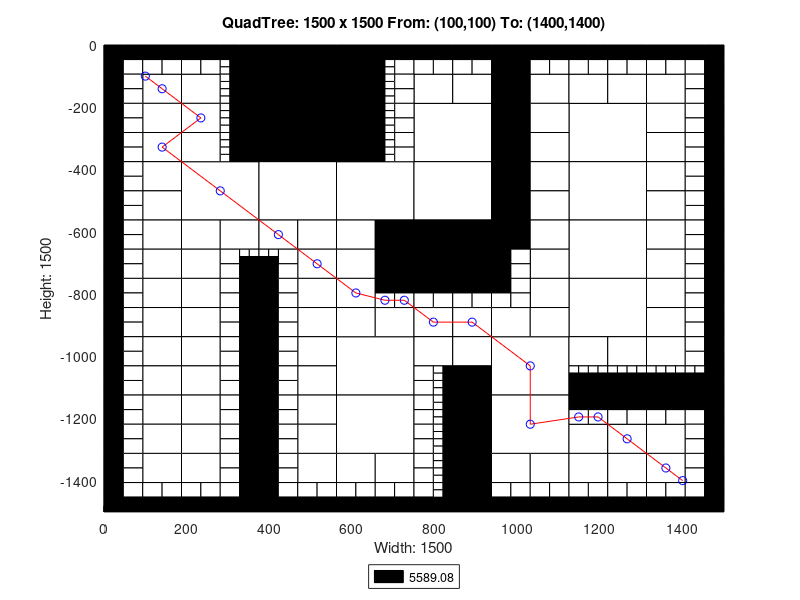

MATLAB code to generate this figure:
axis([0 1500 -1500 0]);
title('QuadTree: 1500 x 1500 From: (100,100) To: (1400,1400)');
xlabel('Width: 1500');
ylabel('Height: 1500');
rectangle('Position',[375 -187.5 187.5 187.5], 'FaceColor',[0 0 0]);
rectangle('Position',[375 -375 187.5 187.5], 'FaceColor',[0 0 0]);
rectangle('Position',[187.5 -562.5 187.5 187.5], 'FaceColor',[1 1 1]);
rectangle('Position',[375 -562.5 187.5 187.5], 'FaceColor',[1 1 1]);
rectangle('Position',[562.5 -562.5 187.5 187.5], 'FaceColor',[1 1 1]);
rectangle('Position',[750 -375 187.5 187.5], 'FaceColor',[1 1 1]);
rectangle('Position',[1125 -375 187.5 187.5], 'FaceColor',[1 1 1]);
rectangle('Position',[750 -562.5 187.5 187.5], 'FaceColor',[1 1 1]);
rectangle('Position',[750 -750 187.5 187.5], 'FaceColor',[0 0 0]);
rectangle('Position',[1125 -562.5 187.5 187.5], 'FaceColor',[1 1 1]);
rectangle('Position',[1125 -750 187.5 187.5], 'FaceColor',[1 1 1]);
rectangle('Position',[562.5 -1125 187.5 187.5], 'FaceColor',[1 1 1]);
rectangle('Position',[562.5 -1312.5 187.5 187.5], 'FaceColor',[1 1 1]);
rectangle('Position',[937.5 -1125 187.5 187.5], 'FaceColor',[1 1 1]);
rectangle('Position',[1125 -937.5 187.5 187.5], 'FaceColor',[1 1 1]);
rectangle('Position',[937.5 -1312.5 187.5 187.5], 'FaceColor',[1 1 1]);
rectangle('Position',[93.75 -187.5 93.75 93.75], 'FaceColor',[1 1 1]);
rectangle('Position',[187.5 -187.5 93.75 93.75], 'FaceColor',[1 1 1]);
rectangle('Position',[93.75 -281.25 93.75 93.75], 'FaceColor',[1 1 1]);
rectangle('Position',[93.75 -375 93.75 93.75], 'FaceColor',[1 1 1]);
rectangle('Position',[187.5 -281.25 93.75 93.75], 'FaceColor',[1 1 1]);
rectangle('Position',[187.5 -375 93.75 93.75], 'FaceColor',[1 1 1]);
rectangle('Position',[562.5 -93.75 93.75 93.75], 'FaceColor',[0 0 0]);
rectangle('Position',[562.5 -187.5 93.75 93.75], 'FaceColor',[0 0 0]);
rectangle('Position',[562.5 -281.25 93.75 93.75], 'FaceColor',[0 0 0]);
rectangle('Position',[562.5 -375 93.75 93.75], 'FaceColor',[0 0 0]);
rectangle('Position',[93.75 -468.75 93.75 93.75], 'FaceColor',[1 1 1]);
rectangle('Position',[93.75 -562.5 93.75 93.75], 'FaceColor',[1 1 1]);
rectangle('Position',[93.75 -656.25 93.75 93.75], 'FaceColor',[1 1 1]);
rectangle('Position',[93.75 -750 93.75 93.75], 'FaceColor',[1 1 1]);
rectangle('Position',[187.5 -656.25 93.75 93.75], 'FaceColor',[1 1 1]);
rectangle('Position',[281.25 -656.25 93.75 93.75], 'FaceColor',[1 1 1]);
rectangle('Position',[187.5 -750 93.75 93.75], 'FaceColor',[1 1 1]);
rectangle('Position',[375 -656.25 93.75 93.75], 'FaceColor',[1 1 1]);
rectangle('Position',[468.75 -656.25 93.75 93.75], 'FaceColor',[1 1 1]);
rectangle('Position',[468.75 -750 93.75 93.75], 'FaceColor',[1 1 1]);
rectangle('Position',[562.5 -656.25 93.75 93.75], 'FaceColor',[1 1 1]);
rectangle('Position',[656.25 -656.25 93.75 93.75], 'FaceColor',[0 0 0]);
rectangle('Position',[562.5 -750 93.75 93.75], 'FaceColor',[1 1 1]);
rectangle('Position',[656.25 -750 93.75 93.75], 'FaceColor',[0 0 0]);
rectangle('Position',[750 -187.5 93.75 93.75], 'FaceColor',[1 1 1]);
rectangle('Position',[843.75 -187.5 93.75 93.75], 'FaceColor',[1 1 1]);
rectangle('Position',[937.5 -93.75 93.75 93.75], 'FaceColor',[0 0 0]);
rectangle('Position',[937.5 -187.5 93.75 93.75], 'FaceColor',[0 0 0]);
rectangle('Position',[1031.25 -187.5 93.75 93.75], 'FaceColor',[1 1 1]);
rectangle('Position',[937.5 -281.25 93.75 93.75], 'FaceColor',[0 0 0]);
rectangle('Position',[1031.25 -281.25 93.75 93.75], 'FaceColor',[1 1 1]);
rectangle('Position',[937.5 -375 93.75 93.75], 'FaceColor',[0 0 0]);
rectangle('Position',[1031.25 -375 93.75 93.75], 'FaceColor',[1 1 1]);
rectangle('Position',[1125 -187.5 93.75 93.75], 'FaceColor',[1 1 1]);
rectangle('Position',[1218.75 -187.5 93.75 93.75], 'FaceColor',[1 1 1]);
rectangle('Position',[1312.5 -187.5 93.75 93.75], 'FaceColor',[1 1 1]);
rectangle('Position',[1312.5 -281.25 93.75 93.75], 'FaceColor',[1 1 1]);
rectangle('Position',[1312.5 -375 93.75 93.75], 'FaceColor',[1 1 1]);
rectangle('Position',[937.5 -468.75 93.75 93.75], 'FaceColor',[0 0 0]);
rectangle('Position',[1031.25 -468.75 93.75 93.75], 'FaceColor',[1 1 1]);
rectangle('Position',[937.5 -562.5 93.75 93.75], 'FaceColor',[0 0 0]);
rectangle('Position',[1031.25 -562.5 93.75 93.75], 'FaceColor',[1 1 1]);
rectangle('Position',[937.5 -656.25 93.75 93.75], 'FaceColor',[0 0 0]);
rectangle('Position',[1031.25 -656.25 93.75 93.75], 'FaceColor',[1 1 1]);
rectangle('Position',[1031.25 -750 93.75 93.75], 'FaceColor',[1 1 1]);
rectangle('Position',[1312.5 -468.75 93.75 93.75], 'FaceColor',[1 1 1]);
rectangle('Position',[1312.5 -562.5 93.75 93.75], 'FaceColor',[1 1 1]);
rectangle('Position',[1312.5 -656.25 93.75 93.75], 'FaceColor',[1 1 1]);
rectangle('Position',[1312.5 -750 93.75 93.75], 'FaceColor',[1 1 1]);
rectangle('Position',[93.75 -843.75 93.75 93.75], 'FaceColor',[1 1 1]);
rectangle('Position',[93.75 -937.5 93.75 93.75], 'FaceColor',[1 1 1]);
rectangle('Position',[187.5 -843.75 93.75 93.75], 'FaceColor',[1 1 1]);
rectangle('Position',[187.5 -937.5 93.75 93.75], 'FaceColor',[1 1 1]);
rectangle('Position',[93.75 -1031.25 93.75 93.75], 'FaceColor',[1 1 1]);
rectangle('Position',[93.75 -1125 93.75 93.75], 'FaceColor',[1 1 1]);
rectangle('Position',[187.5 -1031.25 93.75 93.75], 'FaceColor',[1 1 1]);
rectangle('Position',[187.5 -1125 93.75 93.75], 'FaceColor',[1 1 1]);
rectangle('Position',[468.75 -843.75 93.75 93.75], 'FaceColor',[1 1 1]);
rectangle('Position',[468.75 -937.5 93.75 93.75], 'FaceColor',[1 1 1]);
rectangle('Position',[562.5 -843.75 93.75 93.75], 'FaceColor',[1 1 1]);
rectangle('Position',[562.5 -937.5 93.75 93.75], 'FaceColor',[1 1 1]);
rectangle('Position',[656.25 -937.5 93.75 93.75], 'FaceColor',[1 1 1]);
rectangle('Position',[468.75 -1031.25 93.75 93.75], 'FaceColor',[1 1 1]);
rectangle('Position',[468.75 -1125 93.75 93.75], 'FaceColor',[1 1 1]);
rectangle('Position',[93.75 -1218.75 93.75 93.75], 'FaceColor',[1 1 1]);
rectangle('Position',[93.75 -1312.5 93.75 93.75], 'FaceColor',[1 1 1]);
rectangle('Position',[187.5 -1218.75 93.75 93.75], 'FaceColor',[1 1 1]);
rectangle('Position',[187.5 -1312.5 93.75 93.75], 'FaceColor',[1 1 1]);
rectangle('Position',[93.75 -1406.25 93.75 93.75], 'FaceColor',[1 1 1]);
rectangle('Position',[187.5 -1406.25 93.75 93.75], 'FaceColor',[1 1 1]);
rectangle('Position',[468.75 -1218.75 93.75 93.75], 'FaceColor',[1 1 1]);
rectangle('Position',[468.75 -1312.5 93.75 93.75], 'FaceColor',[1 1 1]);
rectangle('Position',[468.75 -1406.25 93.75 93.75], 'FaceColor',[1 1 1]);
rectangle('Position',[562.5 -1406.25 93.75 93.75], 'FaceColor',[1 1 1]);
rectangle('Position',[656.25 -1406.25 93.75 93.75], 'FaceColor',[1 1 1]);
rectangle('Position',[750 -937.5 93.75 93.75], 'FaceColor',[1 1 1]);
rectangle('Position',[843.75 -937.5 93.75 93.75], 'FaceColor',[1 1 1]);
rectangle('Position',[1031.25 -843.75 93.75 93.75], 'FaceColor',[1 1 1]);
rectangle('Position',[937.5 -937.5 93.75 93.75], 'FaceColor',[1 1 1]);
rectangle('Position',[1031.25 -937.5 93.75 93.75], 'FaceColor',[1 1 1]);
rectangle('Position',[750 -1031.25 93.75 93.75], 'FaceColor',[1 1 1]);
rectangle('Position',[843.75 -1031.25 93.75 93.75], 'FaceColor',[1 1 1]);
rectangle('Position',[843.75 -1125 93.75 93.75], 'FaceColor',[0 0 0]);
rectangle('Position',[1312.5 -843.75 93.75 93.75], 'FaceColor',[1 1 1]);
rectangle('Position',[1312.5 -937.5 93.75 93.75], 'FaceColor',[1 1 1]);
rectangle('Position',[1125 -1031.25 93.75 93.75], 'FaceColor',[1 1 1]);
rectangle('Position',[1218.75 -1031.25 93.75 93.75], 'FaceColor',[1 1 1]);
rectangle('Position',[1312.5 -1031.25 93.75 93.75], 'FaceColor',[1 1 1]);
rectangle('Position',[843.75 -1218.75 93.75 93.75], 'FaceColor',[0 0 0]);
rectangle('Position',[843.75 -1312.5 93.75 93.75], 'FaceColor',[0 0 0]);
rectangle('Position',[843.75 -1406.25 93.75 93.75], 'FaceColor',[0 0 0]);
rectangle('Position',[843.75 -1500 93.75 93.75], 'FaceColor',[0 0 0]);
rectangle('Position',[937.5 -1406.25 93.75 93.75], 'FaceColor',[1 1 1]);
rectangle('Position',[1031.25 -1406.25 93.75 93.75], 'FaceColor',[1 1 1]);
rectangle('Position',[1125 -1312.5 93.75 93.75], 'FaceColor',[1 1 1]);
rectangle('Position',[1218.75 -1312.5 93.75 93.75], 'FaceColor',[1 1 1]);
rectangle('Position',[1312.5 -1312.5 93.75 93.75], 'FaceColor',[1 1 1]);
rectangle('Position',[1125 -1406.25 93.75 93.75], 'FaceColor',[1 1 1]);
rectangle('Position',[1218.75 -1406.25 93.75 93.75], 'FaceColor',[1 1 1]);
rectangle('Position',[1312.5 -1406.25 93.75 93.75], 'FaceColor',[1 1 1]);
rectangle('Position',[0 -46.875 46.875 46.875], 'FaceColor',[0 0 0]);
rectangle('Position',[46.875 -46.875 46.875 46.875], 'FaceColor',[0 0 0]);
rectangle('Position',[0 -93.75 46.875 46.875], 'FaceColor',[0 0 0]);
rectangle('Position',[46.875 -93.75 46.875 46.875], 'FaceColor',[1 1 1]);
rectangle('Position',[93.75 -46.875 46.875 46.875], 'FaceColor',[0 0 0]);
rectangle('Position',[140.625 -46.875 46.875 46.875], 'FaceColor',[0 0 0]);
rectangle('Position',[93.75 -93.75 46.875 46.875], 'FaceColor',[1 1 1]);
rectangle('Position',[140.625 -93.75 46.875 46.875], 'FaceColor',[1 1 1]);
rectangle('Position',[0 -140.625 46.875 46.875], 'FaceColor',[0 0 0]);
rectangle('Position',[46.875 -140.625 46.875 46.875], 'FaceColor',[1 1 1]);
rectangle('Position',[0 -187.5 46.875 46.875], 'FaceColor',[0 0 0]);
rectangle('Position',[46.875 -187.5 46.875 46.875], 'FaceColor',[1 1 1]);
rectangle('Position',[187.5 -46.875 46.875 46.875], 'FaceColor',[0 0 0]);
rectangle('Position',[234.375 -46.875 46.875 46.875], 'FaceColor',[0 0 0]);
rectangle('Position',[187.5 -93.75 46.875 46.875], 'FaceColor',[1 1 1]);
rectangle('Position',[234.375 -93.75 46.875 46.875], 'FaceColor',[1 1 1]);
rectangle('Position',[281.25 -46.875 46.875 46.875], 'FaceColor',[0 0 0]);
rectangle('Position',[328.125 -46.875 46.875 46.875], 'FaceColor',[0 0 0]);
rectangle('Position',[328.125 -93.75 46.875 46.875], 'FaceColor',[0 0 0]);
rectangle('Position',[328.125 -140.625 46.875 46.875], 'FaceColor',[0 0 0]);
rectangle('Position',[328.125 -187.5 46.875 46.875], 'FaceColor',[0 0 0]);
rectangle('Position',[0 -234.375 46.875 46.875], 'FaceColor',[0 0 0]);
rectangle('Position',[46.875 -234.375 46.875 46.875], 'FaceColor',[1 1 1]);
rectangle('Position',[0 -281.25 46.875 46.875], 'FaceColor',[0 0 0]);
rectangle('Position',[46.875 -281.25 46.875 46.875], 'FaceColor',[1 1 1]);
rectangle('Position',[0 -328.125 46.875 46.875], 'FaceColor',[0 0 0]);
rectangle('Position',[46.875 -328.125 46.875 46.875], 'FaceColor',[1 1 1]);
rectangle('Position',[0 -375 46.875 46.875], 'FaceColor',[0 0 0]);
rectangle('Position',[46.875 -375 46.875 46.875], 'FaceColor',[1 1 1]);
rectangle('Position',[328.125 -234.375 46.875 46.875], 'FaceColor',[0 0 0]);
rectangle('Position',[328.125 -281.25 46.875 46.875], 'FaceColor',[0 0 0]);
rectangle('Position',[328.125 -328.125 46.875 46.875], 'FaceColor',[0 0 0]);
rectangle('Position',[328.125 -375 46.875 46.875], 'FaceColor',[0 0 0]);
rectangle('Position',[656.25 -46.875 46.875 46.875], 'FaceColor',[0 0 0]);
rectangle('Position',[703.125 -46.875 46.875 46.875], 'FaceColor',[0 0 0]);
rectangle('Position',[703.125 -93.75 46.875 46.875], 'FaceColor',[1 1 1]);
rectangle('Position',[703.125 -140.625 46.875 46.875], 'FaceColor',[1 1 1]);
rectangle('Position',[703.125 -187.5 46.875 46.875], 'FaceColor',[1 1 1]);
rectangle('Position',[703.125 -234.375 46.875 46.875], 'FaceColor',[1 1 1]);
rectangle('Position',[703.125 -281.25 46.875 46.875], 'FaceColor',[1 1 1]);
rectangle('Position',[703.125 -328.125 46.875 46.875], 'FaceColor',[1 1 1]);
rectangle('Position',[703.125 -375 46.875 46.875], 'FaceColor',[1 1 1]);
rectangle('Position',[0 -421.875 46.875 46.875], 'FaceColor',[0 0 0]);
rectangle('Position',[46.875 -421.875 46.875 46.875], 'FaceColor',[1 1 1]);
rectangle('Position',[0 -468.75 46.875 46.875], 'FaceColor',[0 0 0]);
rectangle('Position',[46.875 -468.75 46.875 46.875], 'FaceColor',[1 1 1]);
rectangle('Position',[0 -515.625 46.875 46.875], 'FaceColor',[0 0 0]);
rectangle('Position',[46.875 -515.625 46.875 46.875], 'FaceColor',[1 1 1]);
rectangle('Position',[0 -562.5 46.875 46.875], 'FaceColor',[0 0 0]);
rectangle('Position',[46.875 -562.5 46.875 46.875], 'FaceColor',[1 1 1]);
rectangle('Position',[0 -609.375 46.875 46.875], 'FaceColor',[0 0 0]);
rectangle('Position',[46.875 -609.375 46.875 46.875], 'FaceColor',[1 1 1]);
rectangle('Position',[0 -656.25 46.875 46.875], 'FaceColor',[0 0 0]);
rectangle('Position',[46.875 -656.25 46.875 46.875], 'FaceColor',[1 1 1]);
rectangle('Position',[0 -703.125 46.875 46.875], 'FaceColor',[0 0 0]);
rectangle('Position',[46.875 -703.125 46.875 46.875], 'FaceColor',[1 1 1]);
rectangle('Position',[0 -750 46.875 46.875], 'FaceColor',[0 0 0]);
rectangle('Position',[46.875 -750 46.875 46.875], 'FaceColor',[1 1 1]);
rectangle('Position',[281.25 -703.125 46.875 46.875], 'FaceColor',[1 1 1]);
rectangle('Position',[281.25 -750 46.875 46.875], 'FaceColor',[1 1 1]);
rectangle('Position',[328.125 -750 46.875 46.875], 'FaceColor',[0 0 0]);
rectangle('Position',[421.875 -703.125 46.875 46.875], 'FaceColor',[1 1 1]);
rectangle('Position',[375 -750 46.875 46.875], 'FaceColor',[0 0 0]);
rectangle('Position',[421.875 -750 46.875 46.875], 'FaceColor',[1 1 1]);
rectangle('Position',[750 -46.875 46.875 46.875], 'FaceColor',[0 0 0]);
rectangle('Position',[796.875 -46.875 46.875 46.875], 'FaceColor',[0 0 0]);
rectangle('Position',[750 -93.75 46.875 46.875], 'FaceColor',[1 1 1]);
rectangle('Position',[796.875 -93.75 46.875 46.875], 'FaceColor',[1 1 1]);
rectangle('Position',[843.75 -46.875 46.875 46.875], 'FaceColor',[0 0 0]);
rectangle('Position',[890.625 -46.875 46.875 46.875], 'FaceColor',[0 0 0]);
rectangle('Position',[843.75 -93.75 46.875 46.875], 'FaceColor',[1 1 1]);
rectangle('Position',[890.625 -93.75 46.875 46.875], 'FaceColor',[1 1 1]);
rectangle('Position',[1031.25 -46.875 46.875 46.875], 'FaceColor',[0 0 0]);
rectangle('Position',[1078.12 -46.875 46.875 46.875], 'FaceColor',[0 0 0]);
rectangle('Position',[1031.25 -93.75 46.875 46.875], 'FaceColor',[1 1 1]);
rectangle('Position',[1078.12 -93.75 46.875 46.875], 'FaceColor',[1 1 1]);
rectangle('Position',[1125 -46.875 46.875 46.875], 'FaceColor',[0 0 0]);
rectangle('Position',[1171.88 -46.875 46.875 46.875], 'FaceColor',[0 0 0]);
rectangle('Position',[1125 -93.75 46.875 46.875], 'FaceColor',[1 1 1]);
rectangle('Position',[1171.88 -93.75 46.875 46.875], 'FaceColor',[1 1 1]);
rectangle('Position',[1218.75 -46.875 46.875 46.875], 'FaceColor',[0 0 0]);
rectangle('Position',[1265.62 -46.875 46.875 46.875], 'FaceColor',[0 0 0]);
rectangle('Position',[1218.75 -93.75 46.875 46.875], 'FaceColor',[1 1 1]);
rectangle('Position',[1265.62 -93.75 46.875 46.875], 'FaceColor',[1 1 1]);
rectangle('Position',[1312.5 -46.875 46.875 46.875], 'FaceColor',[0 0 0]);
rectangle('Position',[1359.38 -46.875 46.875 46.875], 'FaceColor',[0 0 0]);
rectangle('Position',[1312.5 -93.75 46.875 46.875], 'FaceColor',[1 1 1]);
rectangle('Position',[1359.38 -93.75 46.875 46.875], 'FaceColor',[1 1 1]);
rectangle('Position',[1406.25 -46.875 46.875 46.875], 'FaceColor',[0 0 0]);
rectangle('Position',[1453.12 -46.875 46.875 46.875], 'FaceColor',[0 0 0]);
rectangle('Position',[1406.25 -93.75 46.875 46.875], 'FaceColor',[1 1 1]);
rectangle('Position',[1453.12 -93.75 46.875 46.875], 'FaceColor',[0 0 0]);
rectangle('Position',[1406.25 -140.625 46.875 46.875], 'FaceColor',[1 1 1]);
rectangle('Position',[1453.12 -140.625 46.875 46.875], 'FaceColor',[0 0 0]);
rectangle('Position',[1406.25 -187.5 46.875 46.875], 'FaceColor',[1 1 1]);
rectangle('Position',[1453.12 -187.5 46.875 46.875], 'FaceColor',[0 0 0]);
rectangle('Position',[1406.25 -234.375 46.875 46.875], 'FaceColor',[1 1 1]);
rectangle('Position',[1453.12 -234.375 46.875 46.875], 'FaceColor',[0 0 0]);
rectangle('Position',[1406.25 -281.25 46.875 46.875], 'FaceColor',[1 1 1]);
rectangle('Position',[1453.12 -281.25 46.875 46.875], 'FaceColor',[0 0 0]);
rectangle('Position',[1406.25 -328.125 46.875 46.875], 'FaceColor',[1 1 1]);
rectangle('Position',[1453.12 -328.125 46.875 46.875], 'FaceColor',[0 0 0]);
rectangle('Position',[1406.25 -375 46.875 46.875], 'FaceColor',[1 1 1]);
rectangle('Position',[1453.12 -375 46.875 46.875], 'FaceColor',[0 0 0]);
rectangle('Position',[937.5 -703.125 46.875 46.875], 'FaceColor',[0 0 0]);
rectangle('Position',[984.375 -703.125 46.875 46.875], 'FaceColor',[1 1 1]);
rectangle('Position',[937.5 -750 46.875 46.875], 'FaceColor',[0 0 0]);
rectangle('Position',[984.375 -750 46.875 46.875], 'FaceColor',[1 1 1]);
rectangle('Position',[1406.25 -421.875 46.875 46.875], 'FaceColor',[1 1 1]);
rectangle('Position',[1453.12 -421.875 46.875 46.875], 'FaceColor',[0 0 0]);
rectangle('Position',[1406.25 -468.75 46.875 46.875], 'FaceColor',[1 1 1]);
rectangle('Position',[1453.12 -468.75 46.875 46.875], 'FaceColor',[0 0 0]);
rectangle('Position',[1406.25 -515.625 46.875 46.875], 'FaceColor',[1 1 1]);
rectangle('Position',[1453.12 -515.625 46.875 46.875], 'FaceColor',[0 0 0]);
rectangle('Position',[1406.25 -562.5 46.875 46.875], 'FaceColor',[1 1 1]);
rectangle('Position',[1453.12 -562.5 46.875 46.875], 'FaceColor',[0 0 0]);
rectangle('Position',[1406.25 -609.375 46.875 46.875], 'FaceColor',[1 1 1]);
rectangle('Position',[1453.12 -609.375 46.875 46.875], 'FaceColor',[0 0 0]);
rectangle('Position',[1406.25 -656.25 46.875 46.875], 'FaceColor',[1 1 1]);
rectangle('Position',[1453.12 -656.25 46.875 46.875], 'FaceColor',[0 0 0]);
rectangle('Position',[1406.25 -703.125 46.875 46.875], 'FaceColor',[1 1 1]);
rectangle('Position',[1453.12 -703.125 46.875 46.875], 'FaceColor',[0 0 0]);
rectangle('Position',[1406.25 -750 46.875 46.875], 'FaceColor',[1 1 1]);
rectangle('Position',[1453.12 -750 46.875 46.875], 'FaceColor',[0 0 0]);
rectangle('Position',[0 -796.875 46.875 46.875], 'FaceColor',[0 0 0]);
rectangle('Position',[46.875 -796.875 46.875 46.875], 'FaceColor',[1 1 1]);
rectangle('Position',[0 -843.75 46.875 46.875], 'FaceColor',[0 0 0]);
rectangle('Position',[46.875 -843.75 46.875 46.875], 'FaceColor',[1 1 1]);
rectangle('Position',[0 -890.625 46.875 46.875], 'FaceColor',[0 0 0]);
rectangle('Position',[46.875 -890.625 46.875 46.875], 'FaceColor',[1 1 1]);
rectangle('Position',[0 -937.5 46.875 46.875], 'FaceColor',[0 0 0]);
rectangle('Position',[46.875 -937.5 46.875 46.875], 'FaceColor',[1 1 1]);
rectangle('Position',[281.25 -796.875 46.875 46.875], 'FaceColor',[1 1 1]);
rectangle('Position',[328.125 -796.875 46.875 46.875], 'FaceColor',[0 0 0]);
rectangle('Position',[281.25 -843.75 46.875 46.875], 'FaceColor',[1 1 1]);
rectangle('Position',[328.125 -843.75 46.875 46.875], 'FaceColor',[0 0 0]);
rectangle('Position',[281.25 -890.625 46.875 46.875], 'FaceColor',[1 1 1]);
rectangle('Position',[328.125 -890.625 46.875 46.875], 'FaceColor',[0 0 0]);
rectangle('Position',[281.25 -937.5 46.875 46.875], 'FaceColor',[1 1 1]);
rectangle('Position',[328.125 -937.5 46.875 46.875], 'FaceColor',[0 0 0]);
rectangle('Position',[0 -984.375 46.875 46.875], 'FaceColor',[0 0 0]);
rectangle('Position',[46.875 -984.375 46.875 46.875], 'FaceColor',[1 1 1]);
rectangle('Position',[0 -1031.25 46.875 46.875], 'FaceColor',[0 0 0]);
rectangle('Position',[46.875 -1031.25 46.875 46.875], 'FaceColor',[1 1 1]);
rectangle('Position',[0 -1078.12 46.875 46.875], 'FaceColor',[0 0 0]);
rectangle('Position',[46.875 -1078.12 46.875 46.875], 'FaceColor',[1 1 1]);
rectangle('Position',[0 -1125 46.875 46.875], 'FaceColor',[0 0 0]);
rectangle('Position',[46.875 -1125 46.875 46.875], 'FaceColor',[1 1 1]);
rectangle('Position',[281.25 -984.375 46.875 46.875], 'FaceColor',[1 1 1]);
rectangle('Position',[328.125 -984.375 46.875 46.875], 'FaceColor',[0 0 0]);
rectangle('Position',[281.25 -1031.25 46.875 46.875], 'FaceColor',[1 1 1]);
rectangle('Position',[328.125 -1031.25 46.875 46.875], 'FaceColor',[0 0 0]);
rectangle('Position',[281.25 -1078.12 46.875 46.875], 'FaceColor',[1 1 1]);
rectangle('Position',[328.125 -1078.12 46.875 46.875], 'FaceColor',[0 0 0]);
rectangle('Position',[281.25 -1125 46.875 46.875], 'FaceColor',[1 1 1]);
rectangle('Position',[328.125 -1125 46.875 46.875], 'FaceColor',[0 0 0]);
rectangle('Position',[375 -796.875 46.875 46.875], 'FaceColor',[0 0 0]);
rectangle('Position',[421.875 -796.875 46.875 46.875], 'FaceColor',[1 1 1]);
rectangle('Position',[375 -843.75 46.875 46.875], 'FaceColor',[0 0 0]);
rectangle('Position',[421.875 -843.75 46.875 46.875], 'FaceColor',[1 1 1]);
rectangle('Position',[375 -890.625 46.875 46.875], 'FaceColor',[0 0 0]);
rectangle('Position',[421.875 -890.625 46.875 46.875], 'FaceColor',[1 1 1]);
rectangle('Position',[375 -937.5 46.875 46.875], 'FaceColor',[0 0 0]);
rectangle('Position',[421.875 -937.5 46.875 46.875], 'FaceColor',[1 1 1]);
rectangle('Position',[656.25 -796.875 46.875 46.875], 'FaceColor',[0 0 0]);
rectangle('Position',[703.125 -796.875 46.875 46.875], 'FaceColor',[0 0 0]);
rectangle('Position',[656.25 -843.75 46.875 46.875], 'FaceColor',[1 1 1]);
rectangle('Position',[703.125 -843.75 46.875 46.875], 'FaceColor',[1 1 1]);
rectangle('Position',[375 -984.375 46.875 46.875], 'FaceColor',[0 0 0]);
rectangle('Position',[421.875 -984.375 46.875 46.875], 'FaceColor',[1 1 1]);
rectangle('Position',[375 -1031.25 46.875 46.875], 'FaceColor',[0 0 0]);
rectangle('Position',[421.875 -1031.25 46.875 46.875], 'FaceColor',[1 1 1]);
rectangle('Position',[375 -1078.12 46.875 46.875], 'FaceColor',[0 0 0]);
rectangle('Position',[421.875 -1078.12 46.875 46.875], 'FaceColor',[1 1 1]);
rectangle('Position',[375 -1125 46.875 46.875], 'FaceColor',[0 0 0]);
rectangle('Position',[421.875 -1125 46.875 46.875], 'FaceColor',[1 1 1]);
rectangle('Position',[0 -1171.88 46.875 46.875], 'FaceColor',[0 0 0]);
rectangle('Position',[46.875 -1171.88 46.875 46.875], 'FaceColor',[1 1 1]);
rectangle('Position',[0 -1218.75 46.875 46.875], 'FaceColor',[0 0 0]);
rectangle('Position',[46.875 -1218.75 46.875 46.875], 'FaceColor',[1 1 1]);
rectangle('Position',[0 -1265.62 46.875 46.875], 'FaceColor',[0 0 0]);
rectangle('Position',[46.875 -1265.62 46.875 46.875], 'FaceColor',[1 1 1]);
rectangle('Position',[0 -1312.5 46.875 46.875], 'FaceColor',[0 0 0]);
rectangle('Position',[46.875 -1312.5 46.875 46.875], 'FaceColor',[1 1 1]);
rectangle('Position',[281.25 -1171.88 46.875 46.875], 'FaceColor',[1 1 1]);
rectangle('Position',[328.125 -1171.88 46.875 46.875], 'FaceColor',[0 0 0]);
rectangle('Position',[281.25 -1218.75 46.875 46.875], 'FaceColor',[1 1 1]);
rectangle('Position',[328.125 -1218.75 46.875 46.875], 'FaceColor',[0 0 0]);
rectangle('Position',[281.25 -1265.62 46.875 46.875], 'FaceColor',[1 1 1]);
rectangle('Position',[328.125 -1265.62 46.875 46.875], 'FaceColor',[0 0 0]);
rectangle('Position',[281.25 -1312.5 46.875 46.875], 'FaceColor',[1 1 1]);
rectangle('Position',[328.125 -1312.5 46.875 46.875], 'FaceColor',[0 0 0]);
rectangle('Position',[0 -1359.38 46.875 46.875], 'FaceColor',[0 0 0]);
rectangle('Position',[46.875 -1359.38 46.875 46.875], 'FaceColor',[1 1 1]);
rectangle('Position',[0 -1406.25 46.875 46.875], 'FaceColor',[0 0 0]);
rectangle('Position',[46.875 -1406.25 46.875 46.875], 'FaceColor',[1 1 1]);
rectangle('Position',[0 -1453.12 46.875 46.875], 'FaceColor',[0 0 0]);
rectangle('Position',[46.875 -1453.12 46.875 46.875], 'FaceColor',[1 1 1]);
rectangle('Position',[0 -1500 46.875 46.875], 'FaceColor',[0 0 0]);
rectangle('Position',[46.875 -1500 46.875 46.875], 'FaceColor',[0 0 0]);
rectangle('Position',[93.75 -1453.12 46.875 46.875], 'FaceColor',[1 1 1]);
rectangle('Position',[140.625 -1453.12 46.875 46.875], 'FaceColor',[1 1 1]);
rectangle('Position',[93.75 -1500 46.875 46.875], 'FaceColor',[0 0 0]);
rectangle('Position',[140.625 -1500 46.875 46.875], 'FaceColor',[0 0 0]);
rectangle('Position',[281.25 -1359.38 46.875 46.875], 'FaceColor',[1 1 1]);
rectangle('Position',[328.125 -1359.38 46.875 46.875], 'FaceColor',[0 0 0]);
rectangle('Position',[281.25 -1406.25 46.875 46.875], 'FaceColor',[1 1 1]);
rectangle('Position',[328.125 -1406.25 46.875 46.875], 'FaceColor',[0 0 0]);
rectangle('Position',[187.5 -1453.12 46.875 46.875], 'FaceColor',[1 1 1]);
rectangle('Position',[234.375 -1453.12 46.875 46.875], 'FaceColor',[1 1 1]);
rectangle('Position',[187.5 -1500 46.875 46.875], 'FaceColor',[0 0 0]);
rectangle('Position',[234.375 -1500 46.875 46.875], 'FaceColor',[0 0 0]);
rectangle('Position',[281.25 -1453.12 46.875 46.875], 'FaceColor',[1 1 1]);
rectangle('Position',[328.125 -1453.12 46.875 46.875], 'FaceColor',[0 0 0]);
rectangle('Position',[281.25 -1500 46.875 46.875], 'FaceColor',[0 0 0]);
rectangle('Position',[328.125 -1500 46.875 46.875], 'FaceColor',[0 0 0]);
rectangle('Position',[375 -1171.88 46.875 46.875], 'FaceColor',[0 0 0]);
rectangle('Position',[421.875 -1171.88 46.875 46.875], 'FaceColor',[1 1 1]);
rectangle('Position',[375 -1218.75 46.875 46.875], 'FaceColor',[0 0 0]);
rectangle('Position',[421.875 -1218.75 46.875 46.875], 'FaceColor',[1 1 1]);
rectangle('Position',[375 -1265.62 46.875 46.875], 'FaceColor',[0 0 0]);
rectangle('Position',[421.875 -1265.62 46.875 46.875], 'FaceColor',[1 1 1]);
rectangle('Position',[375 -1312.5 46.875 46.875], 'FaceColor',[0 0 0]);
rectangle('Position',[421.875 -1312.5 46.875 46.875], 'FaceColor',[1 1 1]);
rectangle('Position',[375 -1359.38 46.875 46.875], 'FaceColor',[0 0 0]);
rectangle('Position',[421.875 -1359.38 46.875 46.875], 'FaceColor',[1 1 1]);
rectangle('Position',[375 -1406.25 46.875 46.875], 'FaceColor',[0 0 0]);
rectangle('Position',[421.875 -1406.25 46.875 46.875], 'FaceColor',[1 1 1]);
rectangle('Position',[375 -1453.12 46.875 46.875], 'FaceColor',[0 0 0]);
rectangle('Position',[421.875 -1453.12 46.875 46.875], 'FaceColor',[1 1 1]);
rectangle('Position',[375 -1500 46.875 46.875], 'FaceColor',[0 0 0]);
rectangle('Position',[421.875 -1500 46.875 46.875], 'FaceColor',[0 0 0]);
rectangle('Position',[468.75 -1453.12 46.875 46.875], 'FaceColor',[1 1 1]);
rectangle('Position',[515.625 -1453.12 46.875 46.875], 'FaceColor',[1 1 1]);
rectangle('Position',[468.75 -1500 46.875 46.875], 'FaceColor',[0 0 0]);
rectangle('Position',[515.625 -1500 46.875 46.875], 'FaceColor',[0 0 0]);
rectangle('Position',[562.5 -1453.12 46.875 46.875], 'FaceColor',[1 1 1]);
rectangle('Position',[609.375 -1453.12 46.875 46.875], 'FaceColor',[1 1 1]);
rectangle('Position',[562.5 -1500 46.875 46.875], 'FaceColor',[0 0 0]);
rectangle('Position',[609.375 -1500 46.875 46.875], 'FaceColor',[0 0 0]);
rectangle('Position',[656.25 -1453.12 46.875 46.875], 'FaceColor',[1 1 1]);
rectangle('Position',[703.125 -1453.12 46.875 46.875], 'FaceColor',[1 1 1]);
rectangle('Position',[656.25 -1500 46.875 46.875], 'FaceColor',[0 0 0]);
rectangle('Position',[703.125 -1500 46.875 46.875], 'FaceColor',[0 0 0]);
rectangle('Position',[750 -796.875 46.875 46.875], 'FaceColor',[0 0 0]);
rectangle('Position',[796.875 -796.875 46.875 46.875], 'FaceColor',[0 0 0]);
rectangle('Position',[750 -843.75 46.875 46.875], 'FaceColor',[1 1 1]);
rectangle('Position',[796.875 -843.75 46.875 46.875], 'FaceColor',[1 1 1]);
rectangle('Position',[843.75 -796.875 46.875 46.875], 'FaceColor',[0 0 0]);
rectangle('Position',[890.625 -796.875 46.875 46.875], 'FaceColor',[0 0 0]);
rectangle('Position',[843.75 -843.75 46.875 46.875], 'FaceColor',[1 1 1]);
rectangle('Position',[890.625 -843.75 46.875 46.875], 'FaceColor',[1 1 1]);
rectangle('Position',[937.5 -796.875 46.875 46.875], 'FaceColor',[0 0 0]);
rectangle('Position',[984.375 -796.875 46.875 46.875], 'FaceColor',[1 1 1]);
rectangle('Position',[937.5 -843.75 46.875 46.875], 'FaceColor',[1 1 1]);
rectangle('Position',[984.375 -843.75 46.875 46.875], 'FaceColor',[1 1 1]);
rectangle('Position',[750 -1078.12 46.875 46.875], 'FaceColor',[1 1 1]);
rectangle('Position',[750 -1125 46.875 46.875], 'FaceColor',[1 1 1]);
rectangle('Position',[1406.25 -796.875 46.875 46.875], 'FaceColor',[1 1 1]);
rectangle('Position',[1453.12 -796.875 46.875 46.875], 'FaceColor',[0 0 0]);
rectangle('Position',[1406.25 -843.75 46.875 46.875], 'FaceColor',[1 1 1]);
rectangle('Position',[1453.12 -843.75 46.875 46.875], 'FaceColor',[0 0 0]);
rectangle('Position',[1406.25 -890.625 46.875 46.875], 'FaceColor',[1 1 1]);
rectangle('Position',[1453.12 -890.625 46.875 46.875], 'FaceColor',[0 0 0]);
rectangle('Position',[1406.25 -937.5 46.875 46.875], 'FaceColor',[1 1 1]);
rectangle('Position',[1453.12 -937.5 46.875 46.875], 'FaceColor',[0 0 0]);
rectangle('Position',[1125 -1125 46.875 46.875], 'FaceColor',[0 0 0]);
rectangle('Position',[1171.88 -1125 46.875 46.875], 'FaceColor',[0 0 0]);
rectangle('Position',[1218.75 -1125 46.875 46.875], 'FaceColor',[0 0 0]);
rectangle('Position',[1265.62 -1125 46.875 46.875], 'FaceColor',[0 0 0]);
rectangle('Position',[1406.25 -984.375 46.875 46.875], 'FaceColor',[1 1 1]);
rectangle('Position',[1453.12 -984.375 46.875 46.875], 'FaceColor',[0 0 0]);
rectangle('Position',[1406.25 -1031.25 46.875 46.875], 'FaceColor',[1 1 1]);
rectangle('Position',[1453.12 -1031.25 46.875 46.875], 'FaceColor',[0 0 0]);
rectangle('Position',[1312.5 -1125 46.875 46.875], 'FaceColor',[0 0 0]);
rectangle('Position',[1359.38 -1125 46.875 46.875], 'FaceColor',[0 0 0]);
rectangle('Position',[1453.12 -1078.12 46.875 46.875], 'FaceColor',[0 0 0]);
rectangle('Position',[1406.25 -1125 46.875 46.875], 'FaceColor',[0 0 0]);
rectangle('Position',[1453.12 -1125 46.875 46.875], 'FaceColor',[0 0 0]);
rectangle('Position',[750 -1171.88 46.875 46.875], 'FaceColor',[1 1 1]);
rectangle('Position',[750 -1218.75 46.875 46.875], 'FaceColor',[1 1 1]);
rectangle('Position',[750 -1265.62 46.875 46.875], 'FaceColor',[1 1 1]);
rectangle('Position',[750 -1312.5 46.875 46.875], 'FaceColor',[1 1 1]);
rectangle('Position',[750 -1359.38 46.875 46.875], 'FaceColor',[1 1 1]);
rectangle('Position',[750 -1406.25 46.875 46.875], 'FaceColor',[1 1 1]);
rectangle('Position',[750 -1453.12 46.875 46.875], 'FaceColor',[1 1 1]);
rectangle('Position',[750 -1500 46.875 46.875], 'FaceColor',[0 0 0]);
rectangle('Position',[796.875 -1500 46.875 46.875], 'FaceColor',[0 0 0]);
rectangle('Position',[937.5 -1453.12 46.875 46.875], 'FaceColor',[1 1 1]);
rectangle('Position',[984.375 -1453.12 46.875 46.875], 'FaceColor',[1 1 1]);
rectangle('Position',[937.5 -1500 46.875 46.875], 'FaceColor',[0 0 0]);
rectangle('Position',[984.375 -1500 46.875 46.875], 'FaceColor',[0 0 0]);
rectangle('Position',[1031.25 -1453.12 46.875 46.875], 'FaceColor',[1 1 1]);
rectangle('Position',[1078.12 -1453.12 46.875 46.875], 'FaceColor',[1 1 1]);
rectangle('Position',[1031.25 -1500 46.875 46.875], 'FaceColor',[0 0 0]);
rectangle('Position',[1078.12 -1500 46.875 46.875], 'FaceColor',[0 0 0]);
rectangle('Position',[1125 -1171.88 46.875 46.875], 'FaceColor',[0 0 0]);
rectangle('Position',[1171.88 -1171.88 46.875 46.875], 'FaceColor',[0 0 0]);
rectangle('Position',[1125 -1218.75 46.875 46.875], 'FaceColor',[1 1 1]);
rectangle('Position',[1171.88 -1218.75 46.875 46.875], 'FaceColor',[1 1 1]);
rectangle('Position',[1218.75 -1171.88 46.875 46.875], 'FaceColor',[0 0 0]);
rectangle('Position',[1265.62 -1171.88 46.875 46.875], 'FaceColor',[0 0 0]);
rectangle('Position',[1218.75 -1218.75 46.875 46.875], 'FaceColor',[1 1 1]);
rectangle('Position',[1265.62 -1218.75 46.875 46.875], 'FaceColor',[1 1 1]);
rectangle('Position',[1312.5 -1171.88 46.875 46.875], 'FaceColor',[0 0 0]);
rectangle('Position',[1359.38 -1171.88 46.875 46.875], 'FaceColor',[0 0 0]);
rectangle('Position',[1312.5 -1218.75 46.875 46.875], 'FaceColor',[1 1 1]);
rectangle('Position',[1359.38 -1218.75 46.875 46.875], 'FaceColor',[1 1 1]);
rectangle('Position',[1406.25 -1171.88 46.875 46.875], 'FaceColor',[0 0 0]);
rectangle('Position',[1453.12 -1171.88 46.875 46.875], 'FaceColor',[0 0 0]);
rectangle('Position',[1406.25 -1218.75 46.875 46.875], 'FaceColor',[1 1 1]);
rectangle('Position',[1453.12 -1218.75 46.875 46.875], 'FaceColor',[0 0 0]);
rectangle('Position',[1406.25 -1265.62 46.875 46.875], 'FaceColor',[1 1 1]);
rectangle('Position',[1453.12 -1265.62 46.875 46.875], 'FaceColor',[0 0 0]);
rectangle('Position',[1406.25 -1312.5 46.875 46.875], 'FaceColor',[1 1 1]);
rectangle('Position',[1453.12 -1312.5 46.875 46.875], 'FaceColor',[0 0 0]);
rectangle('Position',[1125 -1453.12 46.875 46.875], 'FaceColor',[1 1 1]);
rectangle('Position',[1171.88 -1453.12 46.875 46.875], 'FaceColor',[1 1 1]);
rectangle('Position',[1125 -1500 46.875 46.875], 'FaceColor',[0 0 0]);
rectangle('Position',[1171.88 -1500 46.875 46.875], 'FaceColor',[0 0 0]);
rectangle('Position',[1218.75 -1453.12 46.875 46.875], 'FaceColor',[1 1 1]);
rectangle('Position',[1265.62 -1453.12 46.875 46.875], 'FaceColor',[1 1 1]);
rectangle('Position',[1218.75 -1500 46.875 46.875], 'FaceColor',[0 0 0]);
rectangle('Position',[1265.62 -1500 46.875 46.875], 'FaceColor',[0 0 0]);
rectangle('Position',[1406.25 -1359.38 46.875 46.875], 'FaceColor',[1 1 1]);
rectangle('Position',[1453.12 -1359.38 46.875 46.875], 'FaceColor',[0 0 0]);
rectangle('Position',[1406.25 -1406.25 46.875 46.875], 'FaceColor',[1 1 1]);
rectangle('Position',[1453.12 -1406.25 46.875 46.875], 'FaceColor',[0 0 0]);
rectangle('Position',[1312.5 -1453.12 46.875 46.875], 'FaceColor',[1 1 1]);
rectangle('Position',[1359.38 -1453.12 46.875 46.875], 'FaceColor',[1 1 1]);
rectangle('Position',[1312.5 -1500 46.875 46.875], 'FaceColor',[0 0 0]);
rectangle('Position',[1359.38 -1500 46.875 46.875], 'FaceColor',[0 0 0]);
rectangle('Position',[1406.25 -1453.12 46.875 46.875], 'FaceColor',[1 1 1]);
rectangle('Position',[1453.12 -1453.12 46.875 46.875], 'FaceColor',[0 0 0]);
rectangle('Position',[1406.25 -1500 46.875 46.875], 'FaceColor',[0 0 0]);
rectangle('Position',[1453.12 -1500 46.875 46.875], 'FaceColor',[0 0 0]);
rectangle('Position',[281.25 -70.3125 23.4375 23.4375], 'FaceColor',[1 1 1]);
rectangle('Position',[304.688 -70.3125 23.4375 23.4375], 'FaceColor',[0 0 0]);
rectangle('Position',[281.25 -93.75 23.4375 23.4375], 'FaceColor',[1 1 1]);
rectangle('Position',[304.688 -93.75 23.4375 23.4375], 'FaceColor',[0 0 0]);
rectangle('Position',[281.25 -117.188 23.4375 23.4375], 'FaceColor',[1 1 1]);
rectangle('Position',[304.688 -117.188 23.4375 23.4375], 'FaceColor',[0 0 0]);
rectangle('Position',[281.25 -140.625 23.4375 23.4375], 'FaceColor',[1 1 1]);
rectangle('Position',[304.688 -140.625 23.4375 23.4375], 'FaceColor',[0 0 0]);
rectangle('Position',[281.25 -164.062 23.4375 23.4375], 'FaceColor',[1 1 1]);
rectangle('Position',[304.688 -164.062 23.4375 23.4375], 'FaceColor',[0 0 0]);
rectangle('Position',[281.25 -187.5 23.4375 23.4375], 'FaceColor',[1 1 1]);
rectangle('Position',[304.688 -187.5 23.4375 23.4375], 'FaceColor',[0 0 0]);
rectangle('Position',[281.25 -210.938 23.4375 23.4375], 'FaceColor',[1 1 1]);
rectangle('Position',[304.688 -210.938 23.4375 23.4375], 'FaceColor',[0 0 0]);
rectangle('Position',[281.25 -234.375 23.4375 23.4375], 'FaceColor',[1 1 1]);
rectangle('Position',[304.688 -234.375 23.4375 23.4375], 'FaceColor',[0 0 0]);
rectangle('Position',[281.25 -257.812 23.4375 23.4375], 'FaceColor',[1 1 1]);
rectangle('Position',[304.688 -257.812 23.4375 23.4375], 'FaceColor',[0 0 0]);
rectangle('Position',[281.25 -281.25 23.4375 23.4375], 'FaceColor',[1 1 1]);
rectangle('Position',[304.688 -281.25 23.4375 23.4375], 'FaceColor',[0 0 0]);
rectangle('Position',[281.25 -304.688 23.4375 23.4375], 'FaceColor',[1 1 1]);
rectangle('Position',[304.688 -304.688 23.4375 23.4375], 'FaceColor',[0 0 0]);
rectangle('Position',[281.25 -328.125 23.4375 23.4375], 'FaceColor',[1 1 1]);
rectangle('Position',[304.688 -328.125 23.4375 23.4375], 'FaceColor',[0 0 0]);
rectangle('Position',[281.25 -351.562 23.4375 23.4375], 'FaceColor',[1 1 1]);
rectangle('Position',[304.688 -351.562 23.4375 23.4375], 'FaceColor',[0 0 0]);
rectangle('Position',[281.25 -375 23.4375 23.4375], 'FaceColor',[1 1 1]);
rectangle('Position',[304.688 -375 23.4375 23.4375], 'FaceColor',[0 0 0]);
rectangle('Position',[656.25 -70.3125 23.4375 23.4375], 'FaceColor',[0 0 0]);
rectangle('Position',[679.688 -70.3125 23.4375 23.4375], 'FaceColor',[1 1 1]);
rectangle('Position',[656.25 -93.75 23.4375 23.4375], 'FaceColor',[0 0 0]);
rectangle('Position',[679.688 -93.75 23.4375 23.4375], 'FaceColor',[1 1 1]);
rectangle('Position',[656.25 -117.188 23.4375 23.4375], 'FaceColor',[0 0 0]);
rectangle('Position',[679.688 -117.188 23.4375 23.4375], 'FaceColor',[1 1 1]);
rectangle('Position',[656.25 -140.625 23.4375 23.4375], 'FaceColor',[0 0 0]);
rectangle('Position',[679.688 -140.625 23.4375 23.4375], 'FaceColor',[1 1 1]);
rectangle('Position',[656.25 -164.062 23.4375 23.4375], 'FaceColor',[0 0 0]);
rectangle('Position',[679.688 -164.062 23.4375 23.4375], 'FaceColor',[1 1 1]);
rectangle('Position',[656.25 -187.5 23.4375 23.4375], 'FaceColor',[0 0 0]);
rectangle('Position',[679.688 -187.5 23.4375 23.4375], 'FaceColor',[1 1 1]);
rectangle('Position',[656.25 -210.938 23.4375 23.4375], 'FaceColor',[0 0 0]);
rectangle('Position',[679.688 -210.938 23.4375 23.4375], 'FaceColor',[1 1 1]);
rectangle('Position',[656.25 -234.375 23.4375 23.4375], 'FaceColor',[0 0 0]);
rectangle('Position',[679.688 -234.375 23.4375 23.4375], 'FaceColor',[1 1 1]);
rectangle('Position',[656.25 -257.812 23.4375 23.4375], 'FaceColor',[0 0 0]);
rectangle('Position',[679.688 -257.812 23.4375 23.4375], 'FaceColor',[1 1 1]);
rectangle('Position',[656.25 -281.25 23.4375 23.4375], 'FaceColor',[0 0 0]);
rectangle('Position',[679.688 -281.25 23.4375 23.4375], 'FaceColor',[1 1 1]);
rectangle('Position',[656.25 -304.688 23.4375 23.4375], 'FaceColor',[0 0 0]);
rectangle('Position',[679.688 -304.688 23.4375 23.4375], 'FaceColor',[1 1 1]);
rectangle('Position',[656.25 -328.125 23.4375 23.4375], 'FaceColor',[0 0 0]);
rectangle('Position',[679.688 -328.125 23.4375 23.4375], 'FaceColor',[1 1 1]);
rectangle('Position',[656.25 -351.562 23.4375 23.4375], 'FaceColor',[0 0 0]);
rectangle('Position',[679.688 -351.562 23.4375 23.4375], 'FaceColor',[1 1 1]);
rectangle('Position',[656.25 -375 23.4375 23.4375], 'FaceColor',[0 0 0]);
rectangle('Position',[679.688 -375 23.4375 23.4375], 'FaceColor',[1 1 1]);
rectangle('Position',[328.125 -679.688 23.4375 23.4375], 'FaceColor',[1 1 1]);
rectangle('Position',[351.562 -679.688 23.4375 23.4375], 'FaceColor',[1 1 1]);
rectangle('Position',[328.125 -703.125 23.4375 23.4375], 'FaceColor',[0 0 0]);
rectangle('Position',[351.562 -703.125 23.4375 23.4375], 'FaceColor',[0 0 0]);
rectangle('Position',[375 -679.688 23.4375 23.4375], 'FaceColor',[1 1 1]);
rectangle('Position',[398.438 -679.688 23.4375 23.4375], 'FaceColor',[1 1 1]);
rectangle('Position',[375 -703.125 23.4375 23.4375], 'FaceColor',[0 0 0]);
rectangle('Position',[398.438 -703.125 23.4375 23.4375], 'FaceColor',[0 0 0]);
rectangle('Position',[796.875 -1054.69 23.4375 23.4375], 'FaceColor',[1 1 1]);
rectangle('Position',[820.312 -1054.69 23.4375 23.4375], 'FaceColor',[0 0 0]);
rectangle('Position',[796.875 -1078.12 23.4375 23.4375], 'FaceColor',[1 1 1]);
rectangle('Position',[820.312 -1078.12 23.4375 23.4375], 'FaceColor',[0 0 0]);
rectangle('Position',[796.875 -1101.56 23.4375 23.4375], 'FaceColor',[1 1 1]);
rectangle('Position',[820.312 -1101.56 23.4375 23.4375], 'FaceColor',[0 0 0]);
rectangle('Position',[796.875 -1125 23.4375 23.4375], 'FaceColor',[1 1 1]);
rectangle('Position',[820.312 -1125 23.4375 23.4375], 'FaceColor',[0 0 0]);
rectangle('Position',[1125 -1054.69 23.4375 23.4375], 'FaceColor',[1 1 1]);
rectangle('Position',[1148.44 -1054.69 23.4375 23.4375], 'FaceColor',[1 1 1]);
rectangle('Position',[1125 -1078.12 23.4375 23.4375], 'FaceColor',[0 0 0]);
rectangle('Position',[1148.44 -1078.12 23.4375 23.4375], 'FaceColor',[0 0 0]);
rectangle('Position',[1171.88 -1054.69 23.4375 23.4375], 'FaceColor',[1 1 1]);
rectangle('Position',[1195.31 -1054.69 23.4375 23.4375], 'FaceColor',[1 1 1]);
rectangle('Position',[1171.88 -1078.12 23.4375 23.4375], 'FaceColor',[0 0 0]);
rectangle('Position',[1195.31 -1078.12 23.4375 23.4375], 'FaceColor',[0 0 0]);
rectangle('Position',[1218.75 -1054.69 23.4375 23.4375], 'FaceColor',[1 1 1]);
rectangle('Position',[1242.19 -1054.69 23.4375 23.4375], 'FaceColor',[1 1 1]);
rectangle('Position',[1218.75 -1078.12 23.4375 23.4375], 'FaceColor',[0 0 0]);
rectangle('Position',[1242.19 -1078.12 23.4375 23.4375], 'FaceColor',[0 0 0]);
rectangle('Position',[1265.62 -1054.69 23.4375 23.4375], 'FaceColor',[1 1 1]);
rectangle('Position',[1289.06 -1054.69 23.4375 23.4375], 'FaceColor',[1 1 1]);
rectangle('Position',[1265.62 -1078.12 23.4375 23.4375], 'FaceColor',[0 0 0]);
rectangle('Position',[1289.06 -1078.12 23.4375 23.4375], 'FaceColor',[0 0 0]);
rectangle('Position',[1312.5 -1054.69 23.4375 23.4375], 'FaceColor',[1 1 1]);
rectangle('Position',[1335.94 -1054.69 23.4375 23.4375], 'FaceColor',[1 1 1]);
rectangle('Position',[1312.5 -1078.12 23.4375 23.4375], 'FaceColor',[0 0 0]);
rectangle('Position',[1335.94 -1078.12 23.4375 23.4375], 'FaceColor',[0 0 0]);
rectangle('Position',[1359.38 -1054.69 23.4375 23.4375], 'FaceColor',[1 1 1]);
rectangle('Position',[1382.81 -1054.69 23.4375 23.4375], 'FaceColor',[1 1 1]);
rectangle('Position',[1359.38 -1078.12 23.4375 23.4375], 'FaceColor',[0 0 0]);
rectangle('Position',[1382.81 -1078.12 23.4375 23.4375], 'FaceColor',[0 0 0]);
rectangle('Position',[1406.25 -1054.69 23.4375 23.4375], 'FaceColor',[1 1 1]);
rectangle('Position',[1429.69 -1054.69 23.4375 23.4375], 'FaceColor',[1 1 1]);
rectangle('Position',[1406.25 -1078.12 23.4375 23.4375], 'FaceColor',[0 0 0]);
rectangle('Position',[1429.69 -1078.12 23.4375 23.4375], 'FaceColor',[0 0 0]);
rectangle('Position',[796.875 -1148.44 23.4375 23.4375], 'FaceColor',[1 1 1]);
rectangle('Position',[820.312 -1148.44 23.4375 23.4375], 'FaceColor',[0 0 0]);
rectangle('Position',[796.875 -1171.88 23.4375 23.4375], 'FaceColor',[1 1 1]);
rectangle('Position',[820.312 -1171.88 23.4375 23.4375], 'FaceColor',[0 0 0]);
rectangle('Position',[796.875 -1195.31 23.4375 23.4375], 'FaceColor',[1 1 1]);
rectangle('Position',[820.312 -1195.31 23.4375 23.4375], 'FaceColor',[0 0 0]);
rectangle('Position',[796.875 -1218.75 23.4375 23.4375], 'FaceColor',[1 1 1]);
rectangle('Position',[820.312 -1218.75 23.4375 23.4375], 'FaceColor',[0 0 0]);
rectangle('Position',[796.875 -1242.19 23.4375 23.4375], 'FaceColor',[1 1 1]);
rectangle('Position',[820.312 -1242.19 23.4375 23.4375], 'FaceColor',[0 0 0]);
rectangle('Position',[796.875 -1265.62 23.4375 23.4375], 'FaceColor',[1 1 1]);
rectangle('Position',[820.312 -1265.62 23.4375 23.4375], 'FaceColor',[0 0 0]);
rectangle('Position',[796.875 -1289.06 23.4375 23.4375], 'FaceColor',[1 1 1]);
rectangle('Position',[820.312 -1289.06 23.4375 23.4375], 'FaceColor',[0 0 0]);
rectangle('Position',[796.875 -1312.5 23.4375 23.4375], 'FaceColor',[1 1 1]);
rectangle('Position',[820.312 -1312.5 23.4375 23.4375], 'FaceColor',[0 0 0]);
rectangle('Position',[796.875 -1335.94 23.4375 23.4375], 'FaceColor',[1 1 1]);
rectangle('Position',[820.312 -1335.94 23.4375 23.4375], 'FaceColor',[0 0 0]);
rectangle('Position',[796.875 -1359.38 23.4375 23.4375], 'FaceColor',[1 1 1]);
rectangle('Position',[820.312 -1359.38 23.4375 23.4375], 'FaceColor',[0 0 0]);
rectangle('Position',[796.875 -1382.81 23.4375 23.4375], 'FaceColor',[1 1 1]);
rectangle('Position',[820.312 -1382.81 23.4375 23.4375], 'FaceColor',[0 0 0]);
rectangle('Position',[796.875 -1406.25 23.4375 23.4375], 'FaceColor',[1 1 1]);
rectangle('Position',[820.312 -1406.25 23.4375 23.4375], 'FaceColor',[0 0 0]);
rectangle('Position',[796.875 -1429.69 23.4375 23.4375], 'FaceColor',[1 1 1]);
rectangle('Position',[820.312 -1429.69 23.4375 23.4375], 'FaceColor',[0 0 0]);
rectangle('Position',[796.875 -1453.12 23.4375 23.4375], 'FaceColor',[1 1 1]);
rectangle('Position',[820.312 -1453.12 23.4375 23.4375], 'FaceColor',[0 0 0]);
X=[1400,1359.38,1265.62,1195.31,1148.44,1031.25,1031.25,890.625,796.875,726.562,679.688,609.375,515.625,421.875,281.25,140.625,234.375,140.625,100];
Y=[-1400,-1359.38,-1265.62,-1195.31,-1195.31,-1218.75,-1031.25,-890.625,-890.625,-820.312,-820.312,-796.875,-703.125,-609.375,-468.75,-328.125,-234.375,-140.625,-100];
hold on;
plot(X,Y,'r');
plot(X,Y,'bo');
legend('5589.08','Location','southoutside');
